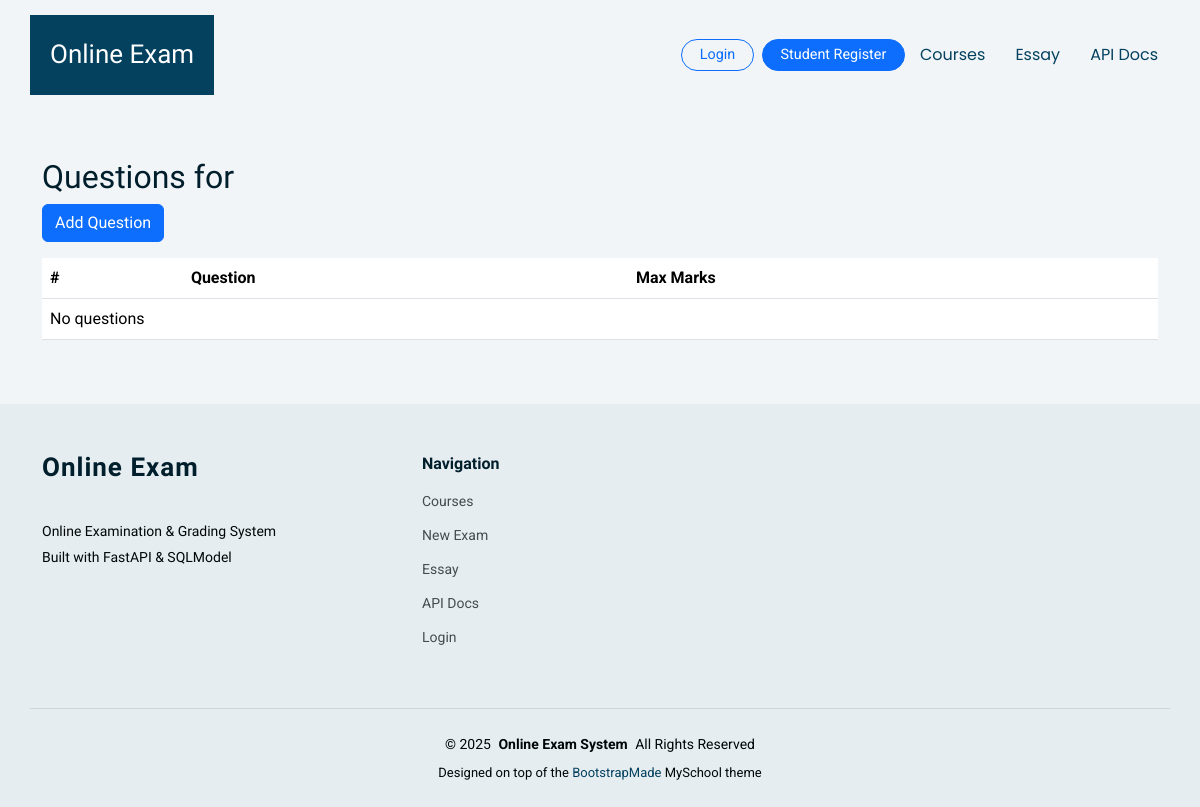
Page /essay/1/questions on the earlier database version.
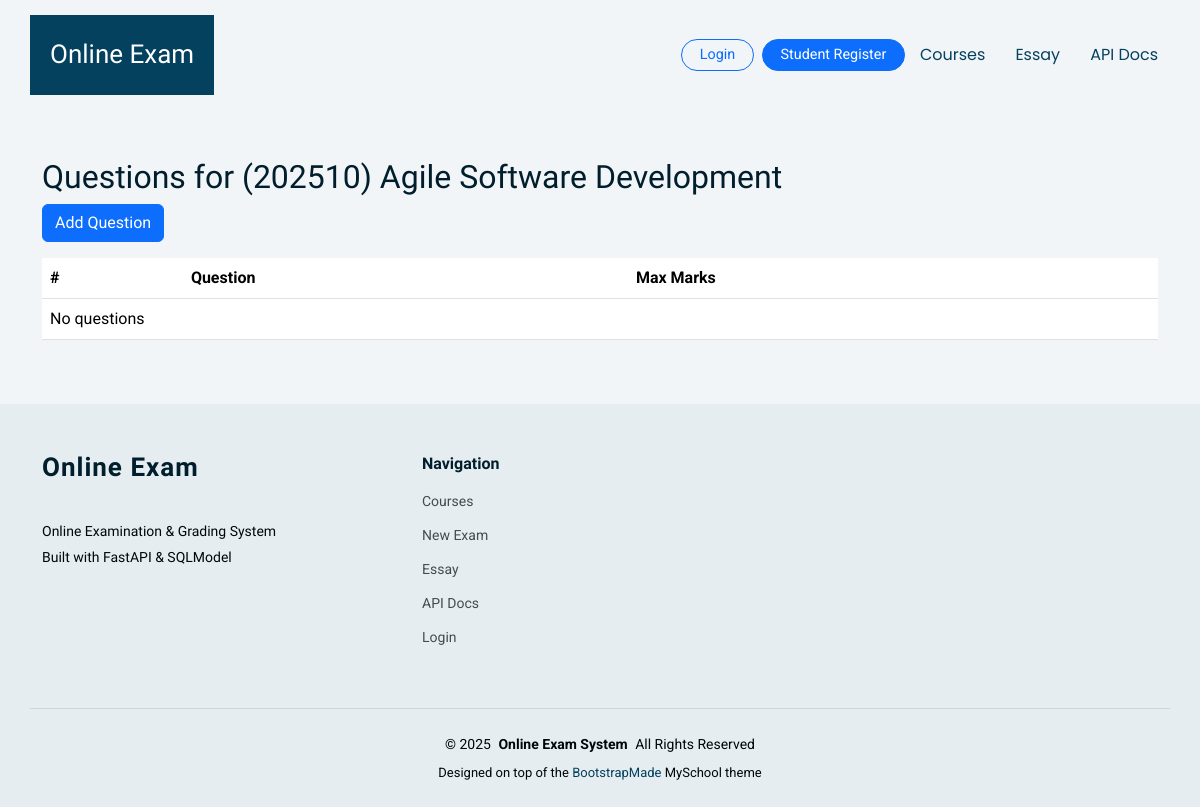
Same page on the later database version.
### app/models.py (models this page shows)
class Exam(SQLModel, table=True):
    id: Optional[int] = Field(default=None, primary_key=True)
    title: str
    subject: str
    duration_minutes: int
    start_time: Optional[datetime] = None
    end_time: Optional[datetime] = None
    course_id: Optional[int] = Field(default=None, foreign_key="course.id")
    instructions: Optional[str] = None
    status: str = Field(default="draft")
    created_at: datetime = Field(default_factory=datetime.utcnow)
    updated_at: datetime = Field(default_factory=datetime.utcnow)

### app/routers/essay_ui.py (the view)
@router.get("/essay/{exam_id}/questions")
def essay_questions(
    exam_id: int, request: Request, session: Session = Depends(get_session)
):
    exam = session.get(Exam, exam_id)
    qs = session.exec(select(ExamQuestion).where(ExamQuestion.exam_id == exam_id)).all()
    return templates.TemplateResponse(
        "essay/questions.html", {"request": request, "exam": exam, "questions": qs}
    )

### app/templates/essay/questions.html
{% extends "base.html" %}
{% block content %}
<div class="container py-5">
  <h2>Questions for {{ exam.title }}</h2>
  <a class="btn btn-primary mb-3" href="/essay/{{ exam.id }}/questions/new">Add Question</a>
  <table class="table">
    <thead><tr><th>#</th><th>Question</th><th>Max Marks</th></tr></thead>
    <tbody>
      {% for q in questions %}
      <tr>
        <td>{{ q.id }}</td>
        <td>{{ q.question_text }}</td>
        <td>{{ q.max_marks }}</td>
      </tr>
      {% else %}
      <tr><td colspan="3">No questions</td></tr>
      {% endfor %}
    </tbody>
  </table>
</div>
{% endblock %}

Differences in the rows shown:
added Exam: title "(202510) Agile Software Development"
